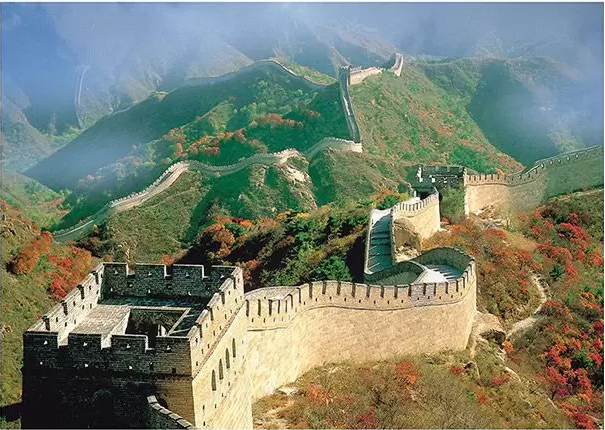
#> input picture media/base.png, 605 x 430 px, found by its file name
$ python comparador2.py
#> lines starting #> are read from the running program, lines starting #| are printed output that depends on the picture
import cv2
import numpy as np
from matplotlib import pyplot as plt

img_rgb = cv2.imread('base.png')
#> img_rgb is the input picture: shape (430, 605, 3); mean B, G, R 111.6, 128.3, 120.4
img_gray = cv2.cvtColor(img_rgb, cv2.COLOR_BGR2GRAY)
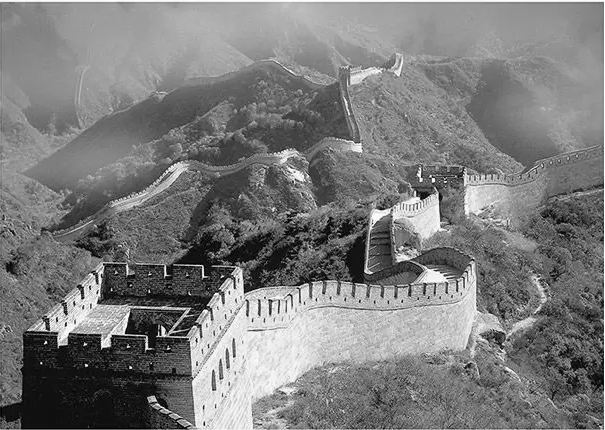
#> img_gray: shape (430, 605); min 0, max 255, mean 124
template = cv2.imread('pecas/a.jpg',0)
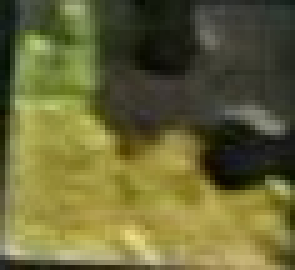
#> input picture media/pecas/a.jpg, 59 x 54 px, found by its file name (shown 5 times larger)
#> template: shape (54, 59); min 6, max 217, mean 97.3
w, h = template.shape[::-1]
#> w = 59; h = 54

methods = ['cv2.TM_CCOEFF', 'cv2.TM_CCOEFF_NORMED', 'cv2.TM_CCORR',
            'cv2.TM_CCORR_NORMED', 'cv2.TM_SQDIFF', 'cv2.TM_SQDIFF_NORMED']


for meth in methods:
    method = eval(meth)
    res = cv2.matchTemplate(img_gray, template, method)
    threshold = 0.8
    loc = np.where( res >= threshold)
    for pt in zip(*loc[::-1]):
        cv2.rectangle(img_rgb, pt, (pt[0] + w, pt[1] + h), (0,0,255), 1)

    cv2.imwrite(f'{meth}.png',img_rgb)
#> this loop made 6 passes
#> loc on passes 1 to 6: 78964 positions, rows 0 to 376, columns 0 to 546, (empty array, empty array), 206219 positions, rows 0 to 376, columns 0 to 546, 165411 positions, rows 0 to 376, columns 0 to 546, 206219 positions, rows 0 to 376, columns 0 to 546, 8758 positions, rows 205 to 376, columns 0 to 245
#> pass 1, `res = cv2.matchTemplate(img_gray, template, method)`:
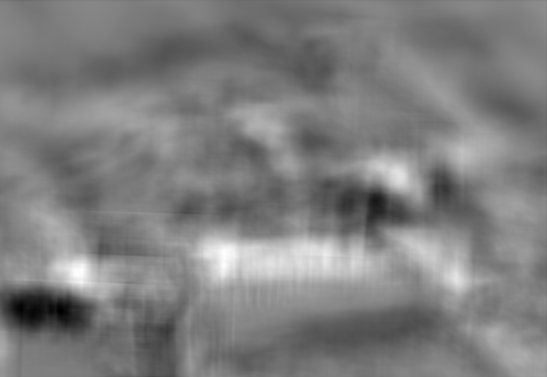
#> res: shape (377, 547) float32; min -7531285, max 7189807, mean -203866.8; drawn with min black and max white
#> pass 1, `cv2.imwrite(f'{meth}.png',img_rgb)`:
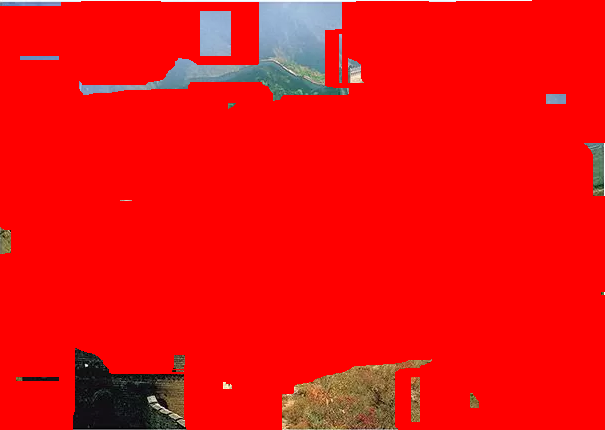
#> saved as cv2.TM_CCOEFF.png: shape (430, 605, 3); mean B, G, R 11.8, 12.5, 239.9
#> pass 2, `res = cv2.matchTemplate(img_gray, template, method)`:
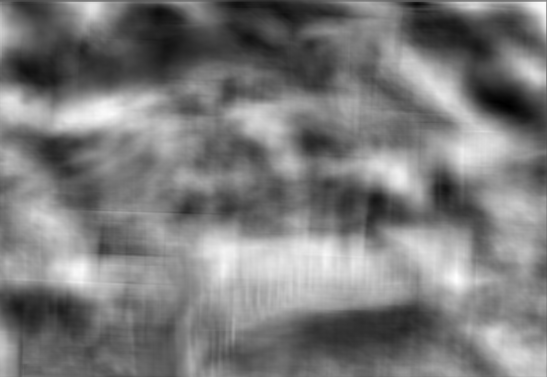
#> res: shape (377, 547) float32; min -0.707, max 0.608, mean -0.073; drawn with min black and max white
#> pass 3, `res = cv2.matchTemplate(img_gray, template, method)`:
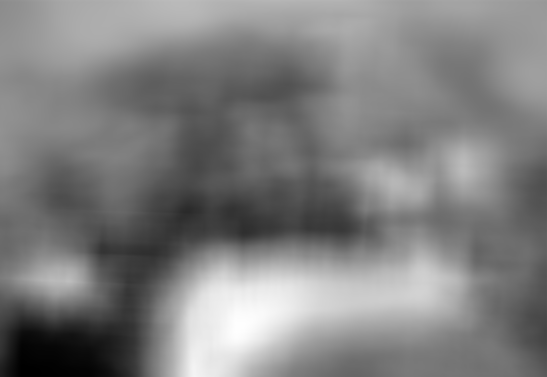
#> res: shape (377, 547) float32; min 5226620, max 71009104, mean 38154212; drawn with min black and max white
#> after the loop:
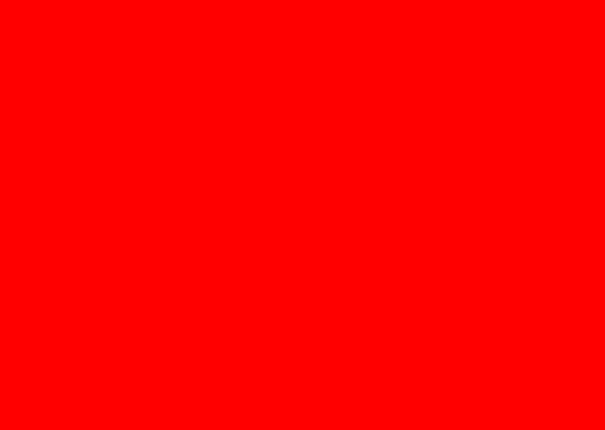
#> img_rgb: shape (430, 605, 3); mean B, G, R 0, 0, 255
